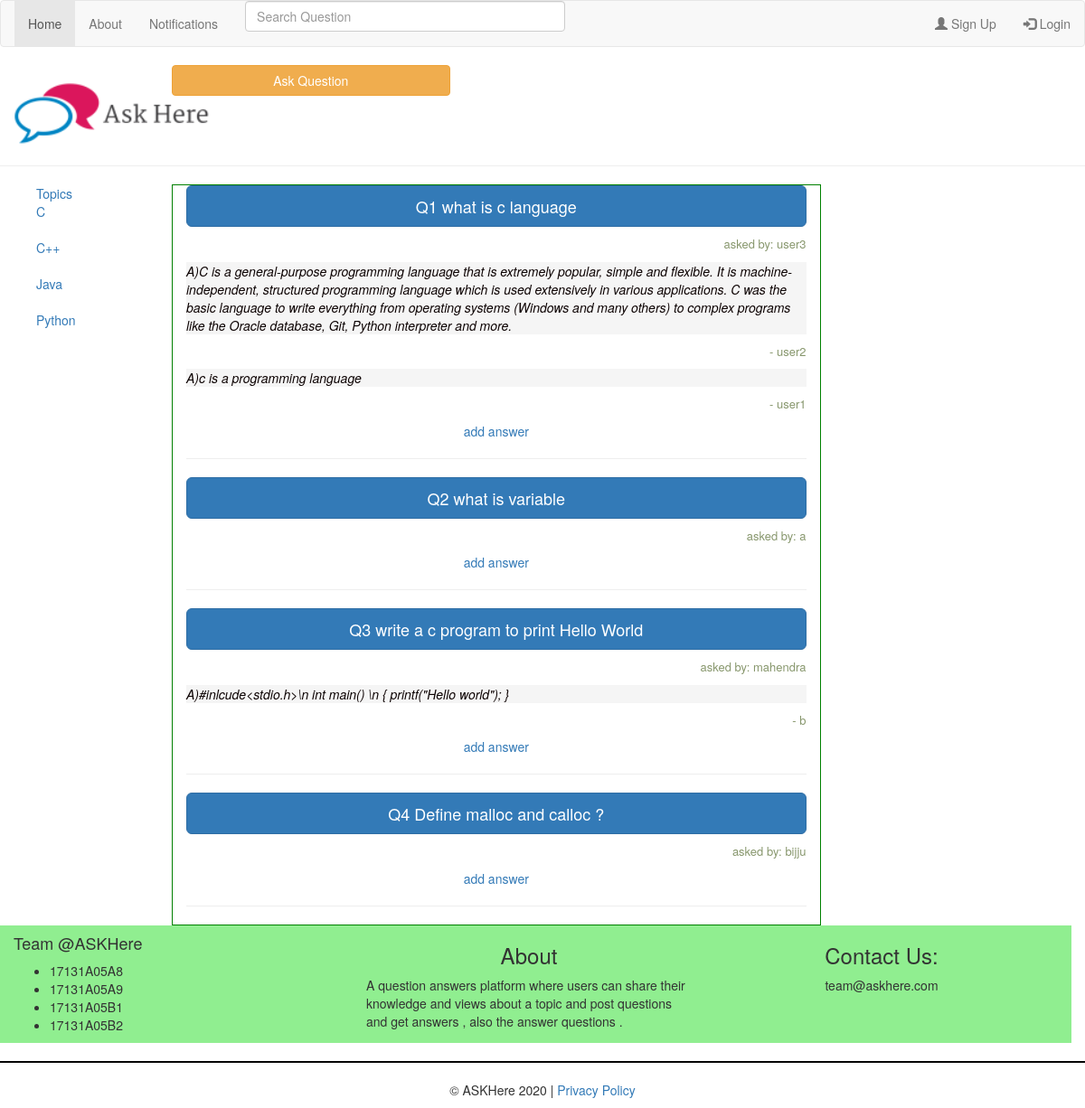
/filter/1/, run on the app's committed database.
### Ask/models.py (models this page shows)
class Question(models.Model):
    question_text = models.CharField(max_length=300)
    created_by = models.ForeignKey(UserLogin,on_delete = models.CASCADE)
    topic_id = models.ForeignKey(Interest,on_delete=models.CASCADE)
    created_date = models.DateTimeField()

class UserLogin(models.Model):
    username = models.CharField(max_length=20)
    password = models.CharField(max_length=20)
    email = models.EmailField()

class Answer(models.Model):
    que_id = models.ForeignKey(Question,on_delete=models.CASCADE)
    answer_text = models.CharField(max_length=2000)
    answerd_by = models.ForeignKey(UserLogin,on_delete=models.CASCADE)

### Ask/views.py (the view)
# urls.py: path('filter/<int:topic_id>/',filter_view,name='filter'),
def filter_view(request,topic_id):
    questions = Question.objects.filter(topic_id_id=topic_id)   # in operator in sql
    answers = dict()  # stores question_object as key and answers_list as value
    for i in questions:
        answers[i] = Answer.objects.filter(que_id_id=i.id)
    context = {'page':'home','answers':answers}
    return render(request,'index.html',context)

### Ask/templates/index.html
{% extends 'base.html' %}
{% load static %}
{% block content2 %}
    {% if answers %}
        {% for question,answer in answers.items %}
            <p class="question-display">
               <button class="btn btn-primary btn-lg btn-block"  data-toggle="button" aria-pressed="false" autocomplete="off" style="width:100%;">Q{{forloop.counter}} {{ question.question_text }}</button>
            </p>
            <p class="user-display">
                asked by:<span> {{  question.created_by.username }} </span>
            </p>
            {% for a in answer %}
                <p class="answer-display">  A){{ a.answer_text }}  </p>
                <p class="user-display"> -<span> {{ a.answerd_by.username }} </span>  </p>
            {% endfor %}
            <div style="text-align: center;"><a href="{% url 'add_answer' que_id=question.id %}"> add answer </a> </div>
            <hr>
        {% endfor %}
    {% else %}
        <p> OOPs, No questions Yet .</p>
        <p> Ask now </p>
    {% endif %}
{% endblock %}

### Ask/static/default.css (style rules this page uses)
.question-display { color: blue; font-weight: bold; }
.user-display { text-align: right; font-size: small; color: darkolivegreen; opacity: 0.7; }
.answer-display { color: rgb(12, 2, 2); font-style: italic; opacity: 1; background-color: whitesmoke; }

### data on the page
Question: question_text "what is c language", created_by.username "user3"
Answer: answer_text "C is a general-purpose programming language that is extremely popular, simple and flexible. It is machine-independent, structured programming language which is used extensively in various applications. C was the basic language to write everything from operating systems (Windows and many others) to complex programs like the Oracle database, Git, Python interpreter and more.", answerd_by.username "user2"
Answer: answer_text "c is a programming language", answerd_by.username "user1"
Question: question_text "what is variable", created_by.username "a"
Question: question_text "write a c program to print Hello World", created_by.username "mahendra"
Answer: answer_text "#inlcude<stdio.h>\\n int main() \\n { printf(\"Hello world\"); }", answerd_by.username "b"
Question: question_text "Define malloc and calloc ?", created_by.username "bijju"
